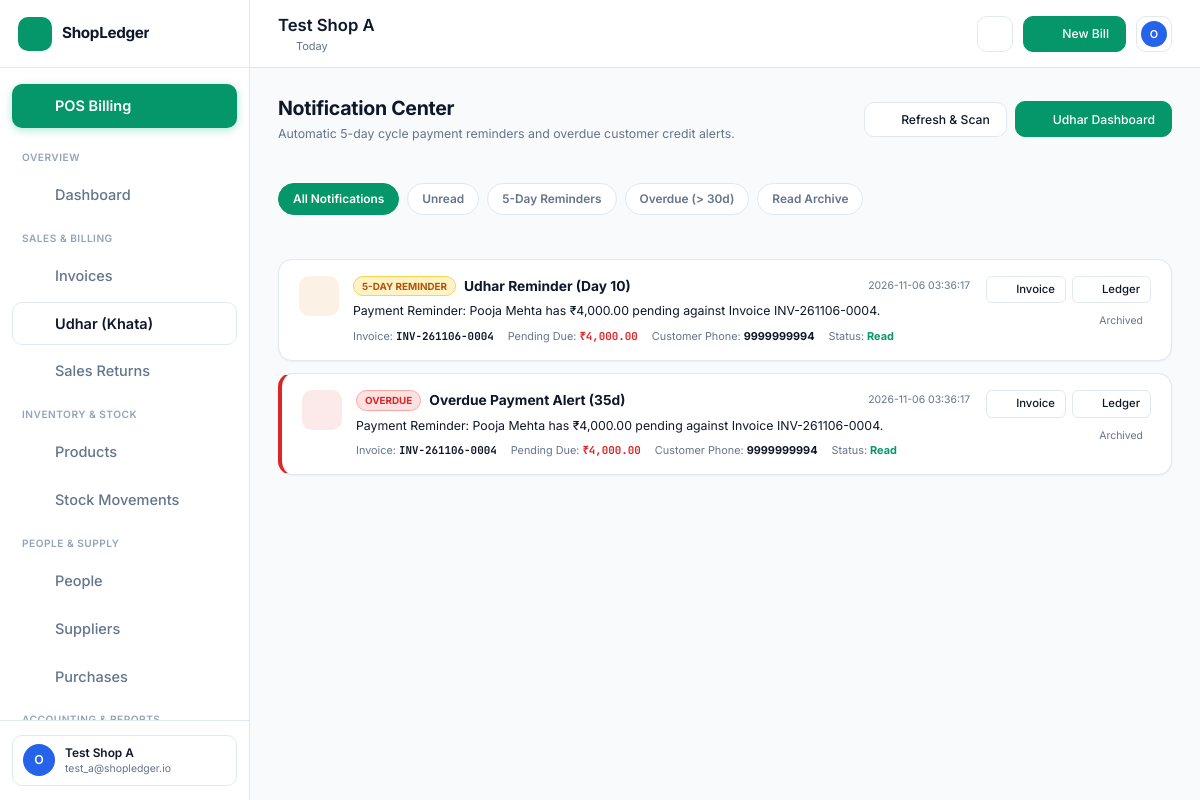
The app's page /notifications (signed in) with its own data.
### tables this page shows
CREATE TABLE businesses (
        id INTEGER PRIMARY KEY AUTOINCREMENT,
        owner_id INTEGER NOT NULL,
        name TEXT NOT NULL,
        category TEXT DEFAULT 'retail',
        phone TEXT,
        email TEXT,
        address TEXT,
        gstin TEXT,
        currency TEXT DEFAULT '₹',
        invoice_prefix TEXT DEFAULT 'INV-',
        tax_enabled INTEGER DEFAULT 1,
        default_tax_rate REAL DEFAULT 0.0,
        terms_conditions TEXT DEFAULT 'Thank you for your business! Goods once sold cannot be returned without bill.',
        created_at TIMESTAMP DEFAULT CURRENT_TIMESTAMP,
        FOREIGN KEY (owner_id) REFERENCES users(id) ON DELETE CASCADE
    );

CREATE TABLE notifications (
        id INTEGER PRIMARY KEY AUTOINCREMENT,
        business_id INTEGER NOT NULL,
        customer_id INTEGER,
        invoice_id INTEGER,
        notification_type TEXT DEFAULT 'udhar_reminder',
        title TEXT NOT NULL,
        message TEXT NOT NULL,
        amount REAL DEFAULT 0.0,
        reminder_date TEXT,
        status TEXT DEFAULT 'unread',
        created_at TIMESTAMP DEFAULT CURRENT_TIMESTAMP,
        FOREIGN KEY (business_id) REFERENCES businesses(id) ON DELETE CASCADE,
        FOREIGN KEY (customer_id) REFERENCES customers(id) ON DELETE CASCADE,
        FOREIGN KEY (invoice_id) REFERENCES sales(id) ON DELETE CASCADE
    );

CREATE TABLE sales (
        id INTEGER PRIMARY KEY AUTOINCREMENT,
        business_id INTEGER NOT NULL,
        invoice_number TEXT UNIQUE NOT NULL,
        customer_id INTEGER,
        customer_name TEXT,
        customer_phone TEXT,
        subtotal REAL NOT NULL DEFAULT 0.0,
        discount_amount REAL DEFAULT 0.0,
        tax_amount REAL DEFAULT 0.0,
        cgst_amount REAL DEFAULT 0.0,
        sgst_amount REAL DEFAULT 0.0,
        grand_total REAL NOT NULL,
        paid_amount REAL NOT NULL,
        balance_amount REAL DEFAULT 0.0,
        payment_method TEXT DEFAULT 'cash',
        payment_status TEXT DEFAULT 'paid',
        notes TEXT,
        status TEXT DEFAULT 'completed',
        created_by INTEGER,
        created_at TIMESTAMP DEFAULT CURRENT_TIMESTAMP, discount_type TEXT DEFAULT 'fixed', discount_value REAL DEFAULT 0.0,
        FOREIGN KEY (business_id) REFERENCES businesses(id) ON DELETE CASCADE,
        FOREIGN KEY (customer_id) REFERENCES customers(id) ON DELETE SET NULL,
        FOREIGN KEY (created_by) REFERENCES users(id) ON DELETE SET NULL
    );

CREATE TABLE customers (
        id INTEGER PRIMARY KEY AUTOINCREMENT,
        business_id INTEGER NOT NULL,
        name TEXT NOT NULL,
        phone TEXT,
        email TEXT,
        address TEXT,
        gstin TEXT,
        total_spent REAL DEFAULT 0.0,
        outstanding_balance REAL DEFAULT 0.0,
        notes TEXT,
        created_at TIMESTAMP DEFAULT CURRENT_TIMESTAMP,
        FOREIGN KEY (business_id) REFERENCES businesses(id) ON DELETE CASCADE
    );

### routes/udhar_routes.py (the view)
@udhar_bp.route("/notifications")
def notifications_view():
    if "user_id" not in session:
        return redirect(url_for("auth.login"))
    biz_id = session.get("business_id")
    if not biz_id:
        return redirect(url_for("auth.onboarding"))
    try:
        run_udhar_reminders(biz_id)
    except Exception:
        pass
    status_filter = request.args.get("filter", "all")
    business = get_business_by_id(biz_id)
    data = get_notifications(biz_id, status_filter=status_filter, limit=100)
    return render_template(
        "notifications/index.html",
        business=business,
        notifications=data["notifications"],
        unread_count=data["unread_count"],
        status_filter=status_filter
    )

### templates/notifications/index.html (shortened to what this page needs)
{% extends "base.html" %}
{% block content %}
<div class="content-header">
  <div>
    <h1 class="page-title">Notification Center</h1>
    <p class="page-subtitle">Automatic 5-day cycle payment reminders and overdue customer credit alerts.</p>
  </div>
  <div style="display: flex; gap: 8px; align-items: center;">
    <button type="button" id="refresh-notifs-btn" class="btn btn-secondary">
      <i data-lucide="refresh-cw" style="width: 14px; height: 14px;"></i>
      <span>Refresh & Scan</span>
    </button>
    <a href="{{ url_for('udhar.index') }}" class="btn btn-primary">
      <i data-lucide="book-open-check" style="width: 15px; height: 15px;"></i>
      <span>Udhar Dashboard</span>
    </a>
  </div>
</div>
<div style="display: flex; gap: 8px; margin-bottom: 20px; overflow-x: auto; padding-bottom: 4px; flex-wrap: wrap;">
  <a href="{{ url_for('udhar.notifications_view', filter='all') }}" class="tab-pill {% if status_filter == 'all' %}active{% endif %}">
    All Notifications
  </a>
  <a href="{{ url_for('udhar.notifications_view', filter='unread') }}" class="tab-pill {% if status_filter == 'unread' %}active{% endif %}">
    Unread {% if unread_count > 0 %}({{ unread_count }}){% endif %}
  </a>
  <a href="{{ url_for('udhar.notifications_view', filter='pending') }}" class="tab-pill {% if status_filter == 'pending' %}active{% endif %}">
    5-Day Reminders
  </a>
  <a href="{{ url_for('udhar.notifications_view', filter='overdue') }}" class="tab-pill {% if status_filter == 'overdue' %}active{% endif %}">
    Overdue (> 30d)
  </a>
  <a href="{{ url_for('udhar.notifications_view', filter='read') }}" class="tab-pill {% if status_filter == 'read' %}active{% endif %}">
    Read Archive
  </a>
</div>
<div id="notifications-container">
  {% if notifications and notifications|length > 0 %}
    {% for n in notifications %}
      <div class="notif-card {{ 'unread' if n.status == 'unread' else '' }} {{ 'overdue' if n.notification_type == 'overdue' else '' }}" id="notif-row-{{ n.id }}">
        <div style="display: flex; gap: 14px; align-items: flex-start; flex: 1;">
          <div style="width: 40px; height: 40px; border-radius: var(--radius-md); display: flex; align-items: center; justify-content: center; flex-shrink: 0; background: {{ 'rgba(220, 38, 38, 0.1)' if n.notification_type == 'overdue' else 'rgba(217, 119, 6, 0.1)' }}; color: {{ '#DC2626' if n.notification_type == 'overdue' else '#D97706' }};">
            <i data-lucide="{{ 'alert-triangle' if n.notification_type == 'overdue' else 'bell-ring' }}" style="width: 20px; height: 20px;"></i>
          </div>
          <div style="flex: 1;">
            <div style="display: flex; align-items: center; gap: 8px; flex-wrap: wrap;">
              <span class="notif-badge-pill {{ 'badge-overdue' if n.notification_type == 'overdue' else 'badge-reminder' }}">
                {{ 'OVERDUE' if n.notification_type == 'overdue' else '5-DAY REMINDER' }}
              </span>
              <h3 style="font-size: 0.95rem; font-weight: 700; color: var(--text-main); margin: 0;">{{ n.title }}</h3>
              <span style="font-size: 0.72rem; color: var(--text-muted); margin-left: auto;">{{ n.created_at }}</span>
            </div>
            <p style="font-size: 0.85rem; color: var(--text-main); margin: 6px 0 8px 0; line-height: 1.4;">
              {{ n.message }}
            </p>
            <div style="display: flex; gap: 14px; font-size: 0.75rem; color: var(--text-muted); flex-wrap: wrap; align-items: center;">
              {% if n.invoice_number %}
                <span>Invoice: <strong style="font-family: 'JetBrains Mono', monospace; color: var(--text-main);">{{ n.invoice_number }}</strong></span>
              {% endif %}
              {% if n.amount %}
                <span>Pending Due: <strong style="color: #DC2626; font-family: 'JetBrains Mono', monospace;">{{ business.currency }}{{ "{:,.2f}".format(n.amount) }}</strong></span>
              {% endif %}
              {% if n.cust_phone %}
                <span>Customer Phone: <strong style="color: var(--text-main);">{{ n.cust_phone }}</strong></span>
              {% endif %}
              <span>Status: <strong style="text-transform: capitalize; color: {{ 'var(--accent-green-text)' if n.status == 'read' else ('#D97706' if n.status == 'snoozed' else 'var(--text-main)') }}">{{ n.status }}</strong></span>
            </div>
          </div>
        </div>
        <div style="display: flex; flex-direction: column; gap: 6px; align-items: flex-end; flex-shrink: 0;">
          <div style="display: flex; gap: 6px;">
            {% if n.invoice_id %}
              <a href="{{ url_for('invoices.view_invoice', id=n.invoice_id) }}" class="btn btn-secondary btn-sm" title="View Invoice">
                <i data-lucide="receipt" style="width: 13px; height: 13px;"></i>
                <span>Invoice</span>
              </a>
            {% endif %}
            {% if n.customer_id %}
              <a href="{{ url_for('udhar.customer_ledger', customer_id=n.customer_id) }}" class="btn btn-secondary btn-sm" title="Customer Ledger">
                <i data-lucide="book" style="width: 13px; height: 13px;"></i>
                <span>Ledger</span>
              </a>
            {% endif %}
          </div>
          <div style="display: flex; gap: 6px;">
            {% if n.status != 'read' %}
              <button type="button" class="btn btn-secondary btn-sm snooze-btn" data-id="{{ n.id }}" title="Snooze reminder for 5 days">
                <i data-lucide="clock" style="width: 12px; height: 12px;"></i>
                <span>Snooze</span>
              </button>
              <button type="button" class="btn btn-primary btn-sm mark-read-btn" data-id="{{ n.id }}" style="background: var(--accent-green); padding: 4px 10px;" title="Mark as Read">
                <i data-lucide="check" style="width: 13px; height: 13px;"></i>
                <span>Mark Read</span>
              </button>
            {% else %}
              <span style="font-size: 0.72rem; color: var(--text-muted); padding: 4px 8px;">Archived</span>
            {% endif %}
          </div>
        </div>
      </div>
    {% endfor %}
  {% endif %}
</div>
{% endblock %}

### templates/base.html (shortened to what this page needs)
<!DOCTYPE html>
<html lang="en" data-theme="light">
<head>
  <link rel="stylesheet" href="{{ url_for('static', filename='fintech.css') }}">
</head>
<body>
  <div class="app-layout">
    <aside class="sidebar" id="main-sidebar">
      <div class="sidebar-header">
        <a href="{{ url_for('dashboard.index') }}" class="brand-wrapper">
          <div class="brand-logo">
            <i data-lucide="store" style="width: 20px; height: 20px;"></i>
          </div>
          <span class="brand-name">ShopLedger</span>
        </a>
        <button class="sidebar-collapse-btn" id="sidebar-collapse-btn" title="Toggle Sidebar">
          <i data-lucide="chevron-left" style="width: 16px; height: 16px;"></i>
        </button>
      </div>
      <nav class="sidebar-nav">
        <a href="{{ url_for('pos.index') }}" class="nav-link pos-nav-highlight" style="margin-bottom: 8px;">
          <i data-lucide="zap" class="nav-icon"></i>
          <span class="nav-label">POS Billing</span>
        </a>
        <span class="nav-section-title">Overview</span>
        <a href="{{ url_for('dashboard.index') }}" class="nav-link {% if request.endpoint == 'dashboard.index' %}active{% endif %}">
          <i data-lucide="layout-dashboard" class="nav-icon"></i>
          <span class="nav-label">Dashboard</span>
        </a>
        <span class="nav-section-title">Sales & Billing</span>
        <a href="{{ url_for('invoices.list_invoices') }}" class="nav-link {% if 'invoice' in request.endpoint %}active{% endif %}">
          <i data-lucide="receipt" class="nav-icon"></i>
          <span class="nav-label">Invoices</span>
        </a>
        <a href="{{ url_for('udhar.index') }}" class="nav-link {% if 'udhar' in request.endpoint %}active{% endif %}">
          <i data-lucide="book-open-check" class="nav-icon"></i>
          <span class="nav-label">Udhar (Khata)</span>
        </a>
        <a href="{{ url_for('returns.index') }}" class="nav-link {% if 'return' in request.endpoint %}active{% endif %}">
          <i data-lucide="rotate-ccw" class="nav-icon"></i>
          <span class="nav-label">Sales Returns</span>
        </a>
        <span class="nav-section-title">Inventory & Stock</span>
        <a href="{{ url_for('inventory.list_products') }}" class="nav-link {% if 'inventory' in request.endpoint and 'movement' not in request.endpoint %}active{% endif %}">
          <i data-lucide="package" class="nav-icon"></i>
          <span class="nav-label">Products</span>
        </a>
        <a href="{{ url_for('inventory.stock_history') }}" class="nav-link {% if 'movement' in request.endpoint %}active{% endif %}">
          <i data-lucide="history" class="nav-icon"></i>
          <span class="nav-label">Stock Movements</span>
        </a>
        <span class="nav-section-title">People & Supply</span>
        <a href="{{ url_for('customers.index') }}" class="nav-link {% if 'customer' in request.endpoint %}active{% endif %}">
          <i data-lucide="users" class="nav-icon"></i>
          <span class="nav-label">People</span>
        </a>
        <a href="{{ url_for('suppliers.index') }}" class="nav-link {% if 'supplier' in request.endpoint %}active{% endif %}">
          <i data-lucide="truck" class="nav-icon"></i>
          <span class="nav-label">Suppliers</span>
        </a>
        <a href="{{ url_for('suppliers.list_purchases') }}" class="nav-link {% if 'purchase' in request.endpoint %}active{% endif %}">
          <i data-lucide="shopping-bag" class="nav-icon"></i>
          <span class="nav-label">Purchases</span>
        </a>
        <span class="nav-section-title">Accounting & Reports</span>
      </nav>
      <div class="sidebar-footer">
        <div class="user-profile-snippet">
          <div class="user-avatar">
            {{ session.get('user_name', 'U')[0]|upper }}
          </div>
          <div class="user-meta">
            <span class="user-name">{{ session.get('business_name', 'My Shop') }}</span>
            <span class="user-role">{{ session.get('user_email', '') }}</span>
          </div>
        </div>
      </div>
    </aside>
    <div class="main-wrapper">
      <header class="topbar">
        <div class="topbar-left">
          <div>
            <h1 class="welcome-title">{{ session.get('business_name', 'ShopLedger') }}</h1>
            <div class="current-date">
              <i data-lucide="calendar" style="width: 13px; height: 13px;"></i>
              <span id="current-date-display">Today</span>
            </div>
          </div>
        </div>
        <div class="topbar-right">
          <a href="{{ url_for('udhar.notifications_view') }}" class="action-icon-btn" title="Udhar Reminders & Notifications" style="position: relative; text-decoration: none; display: flex; align-items: center; justify-content: center; width: 36px; height: 36px; border-radius: var(--radius-md); border: 1px solid var(--border-color); background: var(--bg-surface); color: var(--text-main);">
            <i data-lucide="bell" style="width: 17px; height: 17px;"></i>
          </a>
          <a href="{{ url_for('pos.index') }}" class="btn-primary" style="text-decoration: none;">
            <i data-lucide="plus" style="width: 16px; height: 16px;"></i>
            <span class="btn-text">New Bill</span>
          </a>
          <div class="profile-dropdown-wrapper">
            <button class="action-icon-btn" id="profile-dropdown-trigger" title="Account settings">
              <div class="user-avatar" style="width: 26px; height: 26px; font-size: 0.75rem;">
                {{ session.get('user_name', 'U')[0]|upper }}
              </div>
            </button>
          </div>
        </div>
      </header>
      <main class="dashboard-content">
        {% block content %}{% endblock %}
      </main>
    </div>
  </div>
</body>
</html>

### records on screen
businesses: get "Test Shop A", currency "₹"
notifications: notification_type "5-DAY REMINDER", title "Udhar Reminder (Day 10)", created_at "2026-11-06 03:36:17", message "Payment Reminder: Pooja Mehta has ₹4,000.00 pending against Invoice INV-261106-0004.", invoice_number "INV-261106-0004", amount "4,000.00", cust_phone "9999999994", status "Read", shows "Archived"
notifications: notification_type "OVERDUE", title "Overdue Payment Alert (35d)", created_at "2026-11-06 03:36:17", message "Payment Reminder: Pooja Mehta has ₹4,000.00 pending against Invoice INV-261106-0004.", invoice_number "INV-261106-0004", amount "4,000.00", cust_phone "9999999994", status "Read", shows "Archived"

### other values on screen
{{ session.get('user_name', 'U')[0]|upper }} "O"
{{ session.get('user_email', '') }} "test_a@shopledger.io"
